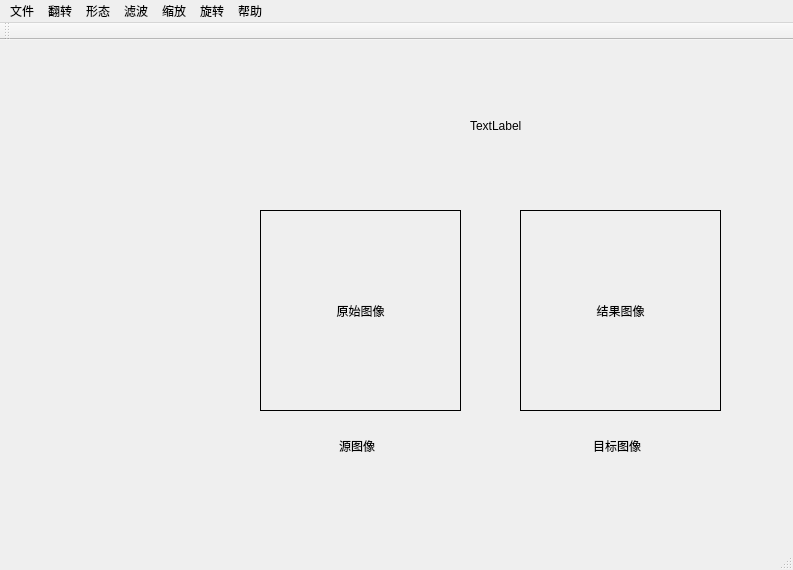
<?xml version="1.0" encoding="UTF-8"?>
<ui version="4.0">
 <class>MainWindow</class>
 <widget class="QMainWindow" name="MainWindow">
  <property name="geometry">
   <rect>
    <x>0</x>
    <y>0</y>
    <width>793</width>
    <height>570</height>
   </rect>
  </property>
  <property name="windowTitle">
   <string>chapter1</string>
  </property>
  <widget class="QWidget" name="centralWidget">
   <widget class="QLabel" name="label1">
    <property name="geometry">
     <rect>
      <x>260</x>
      <y>170</y>
      <width>201</width>
      <height>201</height>
     </rect>
    </property>
    <property name="sizePolicy">
     <sizepolicy hsizetype="Expanding" vsizetype="Expanding">
      <horstretch>0</horstretch>
      <verstretch>0</verstretch>
     </sizepolicy>
    </property>
    <property name="frameShape">
     <enum>QFrame::Box</enum>
    </property>
    <property name="text">
     <string>原始图像</string>
    </property>
    <property name="alignment">
     <set>Qt::AlignCenter</set>
    </property>
   </widget>
   <widget class="QLabel" name="label2">
    <property name="geometry">
     <rect>
      <x>520</x>
      <y>170</y>
      <width>201</width>
      <height>201</height>
     </rect>
    </property>
    <property name="sizePolicy">
     <sizepolicy hsizetype="Expanding" vsizetype="Expanding">
      <horstretch>0</horstretch>
      <verstretch>0</verstretch>
     </sizepolicy>
    </property>
    <property name="frameShape">
     <enum>QFrame::Box</enum>
    </property>
    <property name="text">
     <string>结果图像</string>
    </property>
    <property name="alignment">
     <set>Qt::AlignCenter</set>
    </property>
   </widget>
   <widget class="QLabel" name="label">
    <property name="geometry">
     <rect>
      <x>330</x>
      <y>400</y>
      <width>54</width>
      <height>12</height>
     </rect>
    </property>
    <property name="text">
     <string>源图像</string>
    </property>
    <property name="alignment">
     <set>Qt::AlignCenter</set>
    </property>
   </widget>
   <widget class="QLabel" name="label_2">
    <property name="geometry">
     <rect>
      <x>590</x>
      <y>400</y>
      <width>54</width>
      <height>12</height>
     </rect>
    </property>
    <property name="text">
     <string>目标图像</string>
    </property>
    <property name="alignment">
     <set>Qt::AlignCenter</set>
    </property>
   </widget>
   <widget class="QLabel" name="label_3">
    <property name="geometry">
     <rect>
      <x>470</x>
      <y>80</y>
      <width>54</width>
      <height>12</height>
     </rect>
    </property>
    <property name="text">
     <string>TextLabel</string>
    </property>
   </widget>
  </widget>
  <widget class="QMenuBar" name="menuBar">
   <property name="geometry">
    <rect>
     <x>0</x>
     <y>0</y>
     <width>793</width>
     <height>23</height>
    </rect>
   </property>
   <widget class="QMenu" name="menu">
    <property name="title">
     <string>文件</string>
    </property>
    <addaction name="separator"/>
    <addaction name="openTestFile"/>
    <addaction name="openCustomeFile"/>
    <addaction name="restore"/>
    <addaction name="Clear"/>
    <addaction name="myExit"/>
   </widget>
   <widget class="QMenu" name="menu_2">
    <property name="title">
     <string>翻转</string>
    </property>
    <addaction name="Horizen"/>
    <addaction name="vertical"/>
    <addaction name="horizenAndVertical"/>
   </widget>
   <widget class="QMenu" name="menu_3">
    <property name="title">
     <string>形态</string>
    </property>
    <addaction name="Erosion"/>
    <addaction name="dialation"/>
    <addaction name="opening"/>
    <addaction name="closing"/>
    <addaction name="actionMorphological_Gradient"/>
    <addaction name="topHat"/>
    <addaction name="blackHat"/>
   </widget>
   <widget class="QMenu" name="menu_4">
    <property name="title">
     <string>滤波</string>
    </property>
    <widget class="QMenu" name="menuF">
     <property name="title">
      <string>方框滤波</string>
     </property>
     <addaction name="normalize"/>
     <addaction name="NoNormalize"/>
    </widget>
    <addaction name="normalizeFilter"/>
    <addaction name="menuF"/>
    <addaction name="GaussFilter"/>
    <addaction name="medianFilter"/>
    <addaction name="bilateralFilter"/>
   </widget>
   <widget class="QMenu" name="menu_5">
    <property name="title">
     <string>缩放</string>
    </property>
    <addaction name="PyrUpAction"/>
    <addaction name="PyrDownAction"/>
    <addaction name="ResizeUp"/>
    <addaction name="ResizeDown"/>
   </widget>
   <widget class="QMenu" name="menu_6">
    <property name="title">
     <string>帮助</string>
    </property>
    <addaction name="about"/>
    <addaction name="copyright"/>
   </widget>
   <widget class="QMenu" name="menu_7">
    <property name="title">
     <string>旋转</string>
    </property>
    <addaction name="cNresize"/>
    <addaction name="cResize"/>
    <addaction name="antiClockwise"/>
    <addaction name="NFlipResize"/>
   </widget>
   <addaction name="menu"/>
   <addaction name="menu_2"/>
   <addaction name="menu_3"/>
   <addaction name="menu_4"/>
   <addaction name="menu_5"/>
   <addaction name="menu_7"/>
   <addaction name="menu_6"/>
  </widget>
  <widget class="QToolBar" name="mainToolBar">
   <attribute name="toolBarArea">
    <enum>TopToolBarArea</enum>
   </attribute>
   <attribute name="toolBarBreak">
    <bool>false</bool>
   </attribute>
  </widget>
  <widget class="QStatusBar" name="statusBar"/>
  <action name="openTestFile">
   <property name="text">
    <string>打开测试文件</string>
   </property>
  </action>
  <action name="myExit">
   <property name="text">
    <string>退出</string>
   </property>
  </action>
  <action name="Horizen">
   <property name="text">
    <string>水平</string>
   </property>
  </action>
  <action name="about">
   <property name="text">
    <string>关于</string>
   </property>
  </action>
  <action name="vertical">
   <property name="text">
    <string>垂直</string>
   </property>
  </action>
  <action name="horizenAndVertical">
   <property name="text">
    <string>水平&amp;垂直</string>
   </property>
  </action>
  <action name="restore">
   <property name="text">
    <string>复原</string>
   </property>
  </action>
  <action name="openCustomeFile">
   <property name="text">
    <string>打开自定义文件</string>
   </property>
  </action>
  <action name="copyright">
   <property name="text">
    <string>版权</string>
   </property>
  </action>
  <action name="actionSobel">
   <property name="text">
    <string>sobel</string>
   </property>
  </action>
  <action name="actionCanny">
   <property name="text">
    <string>canny</string>
   </property>
  </action>
  <action name="actionLaplacian">
   <property name="text">
    <string>Laplacian</string>
   </property>
  </action>
  <action name="normalizeFilter">
   <property name="text">
    <string>均值滤波</string>
   </property>
  </action>
  <action name="GaussFilter">
   <property name="text">
    <string>高斯滤波</string>
   </property>
  </action>
  <action name="medianFilter">
   <property name="text">
    <string>中值滤波</string>
   </property>
  </action>
  <action name="bilateralFilter">
   <property name="text">
    <string>双边滤波</string>
   </property>
  </action>
  <action name="Erosion">
   <property name="text">
    <string>腐蚀</string>
   </property>
  </action>
  <action name="dialation">
   <property name="text">
    <string>膨胀</string>
   </property>
  </action>
  <action name="actionMorphological_Gradient">
   <property name="text">
    <string>Morphological Gradient</string>
   </property>
  </action>
  <action name="opening">
   <property name="text">
    <string>开运算</string>
   </property>
  </action>
  <action name="closing">
   <property name="text">
    <string>闭运算</string>
   </property>
  </action>
  <action name="topHat">
   <property name="text">
    <string>顶帽</string>
   </property>
  </action>
  <action name="blackHat">
   <property name="text">
    <string>黑帽</string>
   </property>
  </action>
  <action name="PyrUpAction">
   <property name="text">
    <string>放大(PyrUp)</string>
   </property>
  </action>
  <action name="PyrDownAction">
   <property name="text">
    <string>缩小(PyrDown)</string>
   </property>
  </action>
  <action name="ResizeUp">
   <property name="text">
    <string>放大(Resize)</string>
   </property>
  </action>
  <action name="ResizeDown">
   <property name="text">
    <string>缩小(Resize)</string>
   </property>
  </action>
  <action name="cNresize">
   <property name="text">
    <string>顺时针无缩放</string>
   </property>
  </action>
  <action name="cResize">
   <property name="text">
    <string>顺时针缩放</string>
   </property>
  </action>
  <action name="antiClockwise">
   <property name="text">
    <string>逆时针</string>
   </property>
  </action>
  <action name="NFlipResize">
   <property name="text">
    <string>零旋转缩放</string>
   </property>
  </action>
  <action name="Clear">
   <property name="text">
    <string>清除</string>
   </property>
   <property name="toolTip">
    <string>CLEAR</string>
   </property>
  </action>
  <action name="normalize">
   <property name="text">
    <string>归一化</string>
   </property>
  </action>
  <action name="NoNormalize">
   <property name="text">
    <string>非归一化</string>
   </property>
  </action>
 </widget>
 <layoutdefault spacing="6" margin="11"/>
 <resources/>
 <connections/>
</ui>
